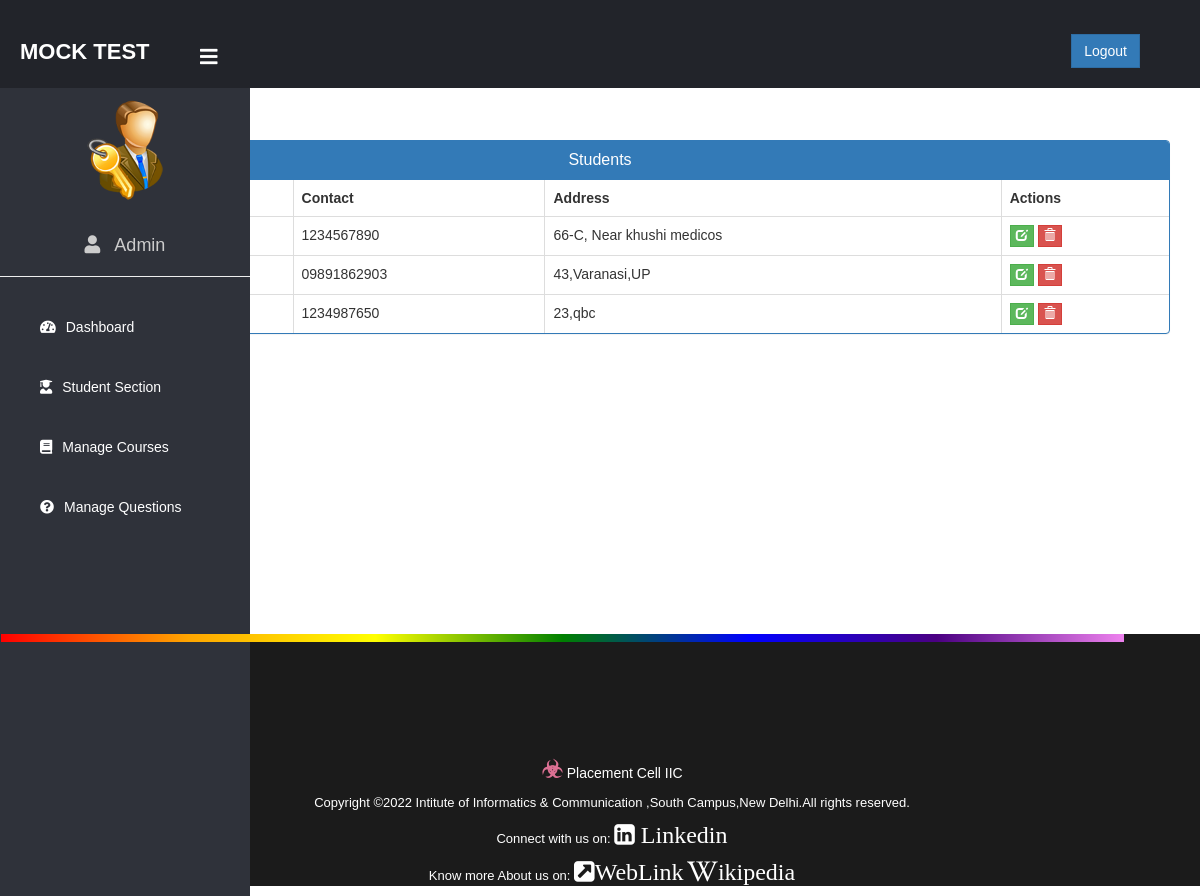
The page /admin-view-student (signed in) on the database its author committed.
### student/models.py (models this page shows, shortened)
class Student(models.Model):
    user=models.OneToOneField(User,on_delete=models.CASCADE)
    address = models.CharField(max_length=40)
    mobile = models.CharField(max_length=20,null=False)
    @property
    def get_name(self):
        return self.user.first_name+" "+self.user.last_name

### exam/views.py (the view)
# urls.py: path('admin-view-student', views.admin_view_student_view,name='admin-view-student'),
@login_required(login_url='adminlogin')
def admin_view_student_view(request):
    students= SMODEL.Student.objects.all()
    return render(request,'exam/admin_view_student.html',{'students':students})

### templates/exam/admin_view_student.html (shortened to what this page needs)
{% extends 'exam/adminbase.html' %}
{% block content %}
{%load static%}
<head>
  <link href="//netdna.bootstrapcdn.com/bootstrap/3.0.0/css/bootstrap.min.css" rel="stylesheet" id="bootstrap-css">
</head>
<br><br>
<div class="container">
  <div class="panel panel-primary">
    <div class="panel-heading">
      <h6 class="panel-title">Students</h6>
    </div>
    <table class="table table-hover table-bordered" id="dev-table">
      <thead>
        <tr>
          <th>Name</th>
          <th>Contact</th>
          <th>Address</th>
          <th>Actions</th>
        </tr>
      </thead>
      {% for t in students %}
      <tr>
        <td> {{t.get_name}}</td>
        <td>{{t.mobile}}</td>
        <td>{{t.address}}</td>
        <td><a class="btn btn-success btn-xs" style="border-radius: 0%;" href="{% url 'update-student' t.id  %}"><span class="glyphicon glyphicon-edit"></span></a>
        <a class="btn btn-danger btn-xs" style="border-radius: 0%;" href="{% url 'delete-student' t.id  %}"><span class="glyphicon glyphicon-trash"></span></a></td>
      </tr>
      {% endfor %}
    </table>
  </div>
</div>
<br><br><br><br><br><br>
{% endblock content %}

### templates/exam/adminbase.html (style rules this page uses)
a:link { text-decoration: none; }
body { margin: 0; padding: 0; font-family: "Gill Sans", sans-serif;; }

### templates/exam/admin_view_student.html (style rules this page uses)
a:link { text-decoration: none; }
h6 { text-align: center; }

### templates/exam/footer.html (style rules this page uses)
* { margin: 0; padding: 0; text-decoration: none; font-family: Verdana, Geneva, Tahoma, sans-serif; box-sizing: border-box; }

### rows shown on the page
Student: mobile "1234567890", address "66-C, Near khushi medicos"
Student: mobile "09891862903", address "43,Varanasi,UP"
Student: mobile "1234987650", address "23,qbc"
